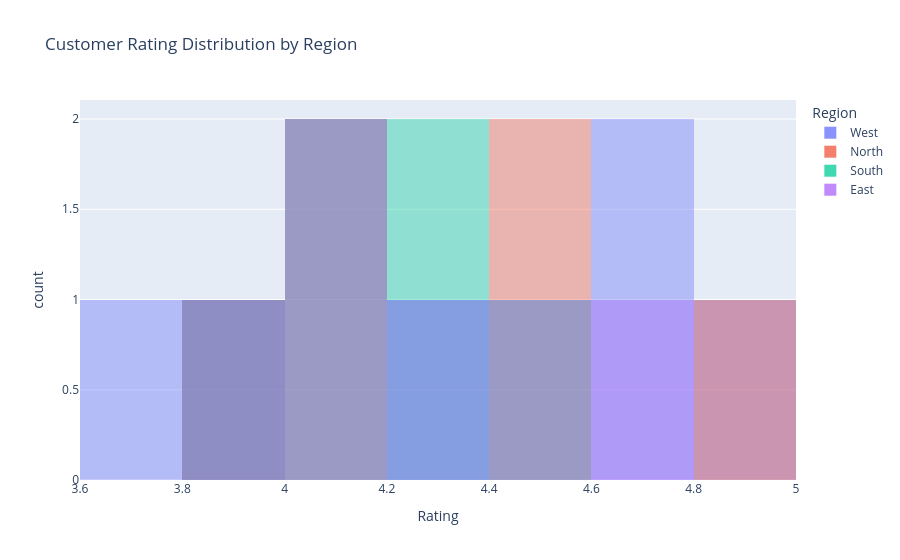

The notebook cell this image was saved under:
### Markdown cell above
## Step 10: Plotly Histogram

This interactive histogram shows the distribution of customer ratings, separated by region.

### Code cell
fig_hist = px.histogram(
    sales,
    x="Rating",
    color="Region",
    nbins=8,
    barmode="overlay",
    title="Customer Rating Distribution by Region"
)
fig_hist.update_traces(opacity=0.75)
fig_hist.show()

### Figure 1 — Plotly figure (JSON) as saved in the notebook; plotly's stock layout.template omitted (floating-point values rounded to 4 significant figures)
{"data": [{"bingroup": "x", "hovertemplate": "Region=West<br>Rating=%{x}<br>count=%{y}<extra></extra>", "legendgroup": "West", "marker": {"color": "#636efa", "opacity": 0.5, "pattern": {"shape": ""}}, "name": "West", "nbinsx": 8, "opacity": 0.75, "orientation": "v", "showlegend": true, "type": "histogram", "x": [4.6, 3.9, 4.7, 3.7, 4.9, 4.2], "xaxis": "x", "yaxis": "y"}, {"bingroup": "x", "hovertemplate": "Region=North<br>Rating=%{x}<br>count=%{y}<extra></extra>", "legendgroup": "North", "marker": {"color": "#EF553B", "opacity": 0.5, "pattern": {"shape": ""}}, "name": "North", "nbinsx": 8, "opacity": 0.75, "orientation": "v", "showlegend": true, "type": "histogram", "x": [4.1, 4.8, 3.8, 4.0, 4.4, 4.5], "xaxis": "x", "yaxis": "y"}, {"bingroup": "x", "hovertemplate": "Region=South<br>Rating=%{x}<br>count=%{y}<extra></extra>", "legendgroup": "South", "marker": {"color": "#00cc96", "opacity": 0.5, "pattern": {"shape": ""}}, "name": "South", "nbinsx": 8, "opacity": 0.75, "orientation": "v", "showlegend": true, "type": "histogram", "x": [4.4, 4.0, 4.2, 4.1, 3.9, 4.3], "xaxis": "x", "yaxis": "y"}, {"bingroup": "x", "hovertemplate": "Region=East<br>Rating=%{x}<br>count=%{y}<extra></extra>", "legendgroup": "East", "marker": {"color": "#ab63fa", "opacity": 0.5, "pattern": {"shape": ""}}, "name": "East", "nbinsx": 8, "opacity": 0.75, "orientation": "v", "showlegend": true, "type": "histogram", "x": [3.8, 4.3, 4.5, 4.1, 4.6, 4.0], "xaxis": "x", "yaxis": "y"}], "layout": {"barmode": "overlay", "legend": {"title": {"text": "Region"}, "tracegroupgap": 0}, "title": {"text": "Customer Rating Distribution by Region"}, "xaxis": {"anchor": "y", "domain": [0, 1], "title": {"text": "Rating"}}, "yaxis": {"anchor": "x", "domain": [0, 1], "title": {"text": "count"}}}}
